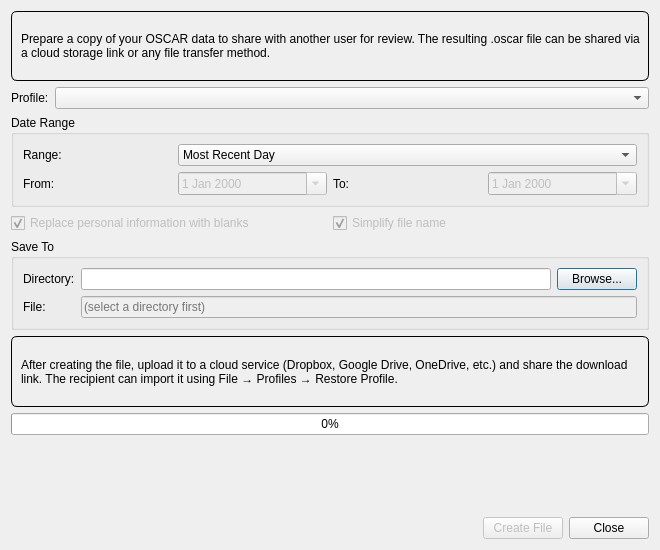
<?xml version="1.0" encoding="UTF-8"?>
<ui version="4.0">
 <class>ShareDialog</class>
 <widget class="QDialog" name="ShareDialog">
  <property name="geometry">
   <rect>
    <x>0</x>
    <y>0</y>
    <width>660</width>
    <height>550</height>
   </rect>
  </property>
  <property name="windowTitle">
   <string>Share Profile Data</string>
  </property>
  <layout class="QVBoxLayout" name="mainLayout">
   <!-- Introductory text -->
   <item>
    <widget class="QLabel" name="introLabel">
     <property name="styleSheet">
      <string notr="true">border: 1px solid; border-radius: 6px; padding: 6px;</string>
     </property>
     <property name="text">
      <string>Prepare a copy of your OSCAR data to share with another user for review. The resulting .oscar file can be shared via a cloud storage link or any file transfer method.</string>
     </property>
     <property name="wordWrap">
      <bool>true</bool>
     </property>
    </widget>
   </item>
   <!-- Profile selection row -->
   <item>
    <layout class="QHBoxLayout" name="profileLayout">
     <item>
      <widget class="QLabel" name="profileLabel">
       <property name="text">
        <string>Profile:</string>
       </property>
      </widget>
     </item>
     <item>
      <widget class="QComboBox" name="profileCombo">
       <property name="sizePolicy">
        <sizepolicy hsizetype="Expanding" vsizetype="Fixed">
         <horstretch>1</horstretch>
         <verstretch>0</verstretch>
        </sizepolicy>
       </property>
      </widget>
     </item>
    </layout>
   </item>
   <!-- Date range group -->
   <item>
    <widget class="QGroupBox" name="dateRangeGroup">
     <property name="title">
      <string>Date Range</string>
     </property>
     <layout class="QGridLayout" name="dateRangeLayout">
      <item row="0" column="0">
       <widget class="QLabel" name="rangeLabel">
        <property name="text">
         <string>Range:</string>
        </property>
       </widget>
      </item>
      <item row="0" column="1" colspan="3">
       <widget class="QComboBox" name="rangeCombo">
        <item>
         <property name="text">
          <string>Most Recent Day</string>
         </property>
        </item>
        <item>
         <property name="text">
          <string>Last Week</string>
         </property>
        </item>
        <item>
         <property name="text">
          <string>Last Fortnight</string>
         </property>
        </item>
        <item>
         <property name="text">
          <string>Last Month</string>
         </property>
        </item>
        <item>
         <property name="text">
          <string>Last 6 Months</string>
         </property>
        </item>
        <item>
         <property name="text">
          <string>Last Year</string>
         </property>
        </item>
        <item>
         <property name="text">
          <string>Custom</string>
         </property>
        </item>
       </widget>
      </item>
      <item row="1" column="0">
       <widget class="QLabel" name="fromLabel">
        <property name="text">
         <string>From:</string>
        </property>
       </widget>
      </item>
      <item row="1" column="1">
       <widget class="QDateEdit" name="fromDate">
        <property name="enabled">
         <bool>false</bool>
        </property>
        <property name="currentSection">
         <enum>QDateTimeEdit::Section::DaySection</enum>
        </property>
        <property name="calendarPopup">
         <bool>true</bool>
        </property>
       </widget>
      </item>
      <item row="1" column="2">
       <widget class="QLabel" name="toLabel">
        <property name="text">
         <string>To:</string>
        </property>
       </widget>
      </item>
      <item row="1" column="3">
       <widget class="QDateEdit" name="toDate">
        <property name="enabled">
         <bool>false</bool>
        </property>
        <property name="currentSection">
         <enum>QDateTimeEdit::Section::DaySection</enum>
        </property>
        <property name="calendarPopup">
         <bool>true</bool>
        </property>
       </widget>
      </item>
     </layout>
    </widget>
   </item>
   <!-- Options: privacy and simplify checkboxes (checked and disabled for sharing) -->
   <item>
    <layout class="QHBoxLayout" name="optionsLayout">
     <item>
      <widget class="QCheckBox" name="privacyCheck">
       <property name="text">
        <string>Replace personal information with blanks</string>
       </property>
       <property name="checked">
        <bool>true</bool>
       </property>
       <property name="enabled">
        <bool>false</bool>
       </property>
      </widget>
     </item>
     <item>
      <widget class="QCheckBox" name="simplifyCheck">
       <property name="text">
        <string>Simplify file name</string>
       </property>
       <property name="checked">
        <bool>true</bool>
       </property>
       <property name="enabled">
        <bool>false</bool>
       </property>
      </widget>
     </item>
    </layout>
   </item>
   <!-- Output directory group -->
   <item>
    <widget class="QGroupBox" name="outputGroup">
     <property name="title">
      <string>Save To</string>
     </property>
     <layout class="QGridLayout" name="outputLayout">
      <item row="0" column="0">
       <widget class="QLabel" name="dirLabel">
        <property name="text">
         <string>Directory:</string>
        </property>
       </widget>
      </item>
      <item row="0" column="1">
       <widget class="QLineEdit" name="outputDirEdit"/>
      </item>
      <item row="0" column="2">
       <widget class="QPushButton" name="browseButton">
        <property name="text">
         <string>Browse...</string>
        </property>
       </widget>
      </item>
      <item row="1" column="0">
       <widget class="QLabel" name="fileLabel">
        <property name="text">
         <string>File:</string>
        </property>
       </widget>
      </item>
      <item row="1" column="1" colspan="2">
       <widget class="QLineEdit" name="filenameEdit">
        <property name="enabled">
         <bool>false</bool>
        </property>
        <property name="placeholderText">
         <string>(select a directory first)</string>
        </property>
       </widget>
      </item>
     </layout>
    </widget>
   </item>
   <!-- Next steps box -->
   <item>
    <widget class="QLabel" name="nextStepsLabel">
     <property name="styleSheet">
      <string notr="true">border: 1px solid; border-radius: 6px; padding: 6px;</string>
     </property>
     <property name="text">
      <string>After creating the file, upload it to a cloud service (Dropbox, Google Drive, OneDrive, etc.) and share the download link. The recipient can import it using File → Profiles → Restore Profile.</string>
     </property>
     <property name="wordWrap">
      <bool>true</bool>
     </property>
    </widget>
   </item>
   <!-- Progress bar -->
   <item>
    <widget class="QProgressBar" name="progressBar">
     <property name="value">
      <number>0</number>
     </property>
    </widget>
   </item>
   <!-- Status label -->
   <item>
    <widget class="QLabel" name="statusLabel">
     <property name="text">
      <string/>
     </property>
    </widget>
   </item>
   <!-- Button row -->
   <item>
    <layout class="QHBoxLayout" name="buttonLayout">
     <item>
      <spacer name="buttonSpacer">
       <property name="orientation">
        <enum>Qt::Orientation::Horizontal</enum>
       </property>
       <property name="sizeHint" stdset="0">
        <size>
         <width>40</width>
         <height>20</height>
        </size>
       </property>
      </spacer>
     </item>
     <item>
      <widget class="QPushButton" name="shareButton">
       <property name="text">
        <string>Create File</string>
       </property>
       <property name="enabled">
        <bool>false</bool>
       </property>
      </widget>
     </item>
     <item>
      <widget class="QPushButton" name="closeButton">
       <property name="text">
        <string>Close</string>
       </property>
      </widget>
     </item>
    </layout>
   </item>
  </layout>
 </widget>
 <resources/>
 <connections/>
</ui>
